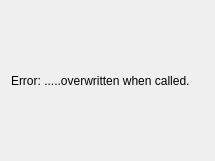
<?xml version="1.0" encoding="UTF-8"?>
<ui version="4.0">
 <class>Dialog</class>
 <widget class="QDialog" name="Dialog">
  <property name="geometry">
   <rect>
    <x>0</x>
    <y>0</y>
    <width>215</width>
    <height>161</height>
   </rect>
  </property>
  <property name="windowTitle">
   <string>Dialog</string>
  </property>
  <layout class="QGridLayout" name="gridLayout">
   <item row="0" column="0">
    <widget class="QLabel" name="messageLabel">
     <property name="text">
      <string>Error: .....overwritten when called.</string>
     </property>
    </widget>
   </item>
  </layout>
 </widget>
 <resources/>
 <connections/>
</ui>
